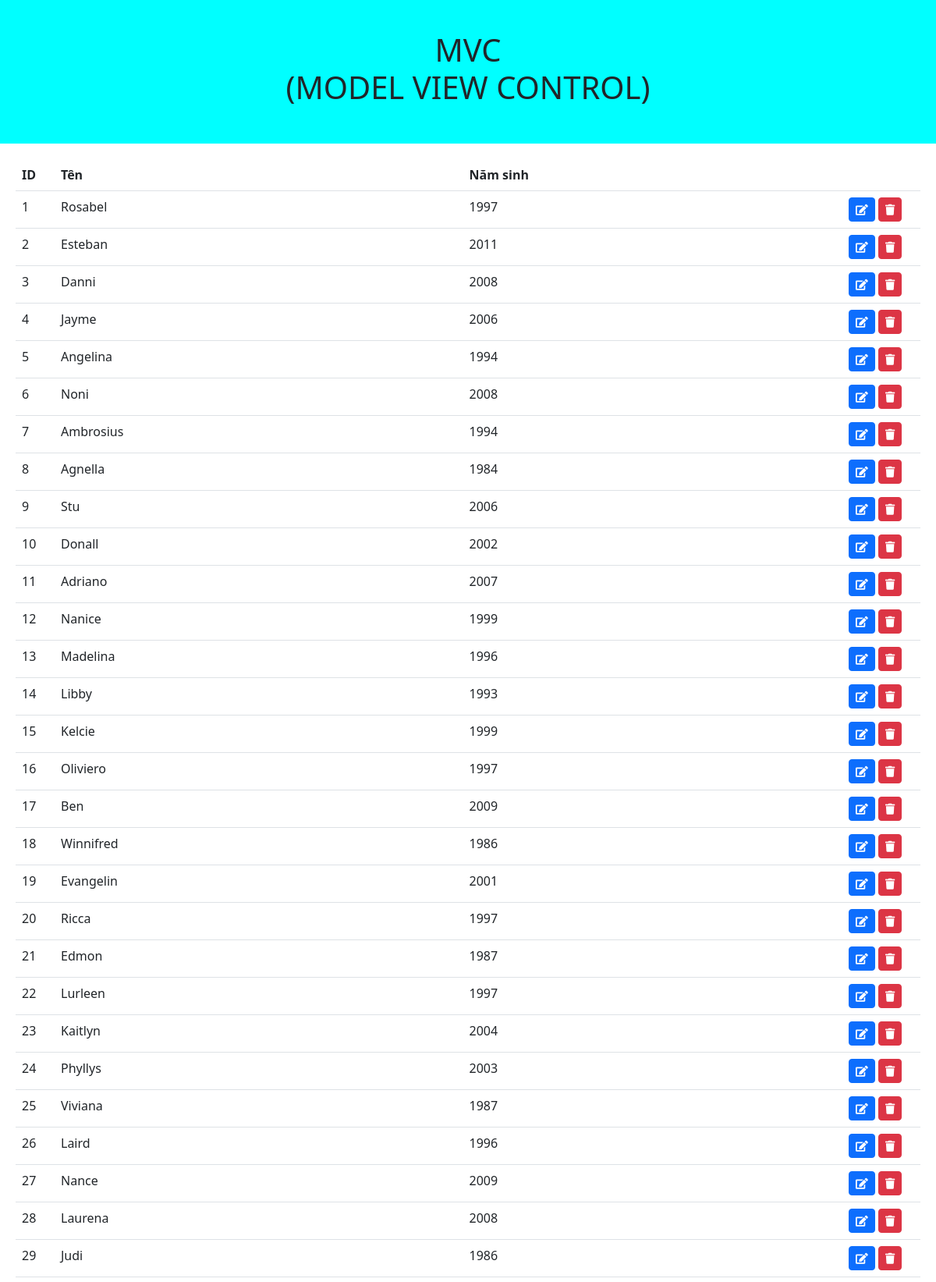
The page / (upper part) on the database its author committed.
### tables this page shows
CREATE TABLE `Student` (
  `id` int(11) NOT NULL,
  `name` varchar(255) NOT NULL,
  `YoB` int(11) NOT NULL
);

### app/core/Controller.php (called while the page is built, shortened)
<?php
class Controller{
    public function model($model){
        return new $model;
    }
    public function view($view, $data=[]){
        require_once "./app/views/".$view.".php";
    }
}

### app/controllers/Home.php (called while the page is built, shortened)
<?php
class Home extends Controller
{
    function SayHi()
    {
        $teo = $this->model("StudentModel");
        $this->view(
            "app",
            [
                "page" => "news",
                "St" => $teo->Student()
            ]
        );
    }
}

### app/core/App.php (called while the page is built, shortened)
<?php
class App{
    protected $action="SayHi";
    function __construct(){
        $arr = $this->UrlProcess();
        $this->controller = new $this->controller;
        $this->params = $arr?array_values($arr):[];
        call_user_func_array([$this->controller, $this->action], $this->params );
    }
}

### index.php (called while the page is built, shortened)
<?php
$myApp = new App();

### app/core/DB.php (called while the page is built, shortened)
<?php
class DB{
    protected $servername = "localhost";
    protected $username = "root";
    protected $password = "";
    function __construct(){
        $this->con = mysqli_connect($this->servername, $this->username, $this->password);
    }
}

### app/models/StudentModel.php (called while the page is built)
<?php
class StudentModel extends DB{
    public function Student(){
        $qr = "SELECT * FROM Student";
        return mysqli_query($this->con, $qr);
    }
}

### app/views/pages/news.php (the view)
<table class="table">
    <thead>
        <tr>
            <th style="width: 50px">ID</th>
            <th>Tên</th>
            <th>Năm sinh</th>
            <th style="width: 100px">&nbsp;</th>
        </tr>
    </thead>
    <tbody>
            <?php
            while ($row = mysqli_fetch_array($data["St"])) {
                echo "<tr>". "<td>" . $row["id"] ."</td>";
                echo  "<td>" . $row["name"] ."</td>";
                echo  "<td>" . $row["YoB"] ."</td>";
                echo '<td> <a class="btn btn-primary btn-sm" href="/#">
                        <i class="fas fa-edit"></i>
                    </a>
                    <a href="#" class="btn btn-danger btn-sm"">
                        <i class="fas fa-trash"></i>
                    </a>
                </td>';
                echo "</tr>";
            }
            ?>
    </tbody>
</table>

### app/views/head.php (shortened to what this page needs)
<!DOCTYPE html>
<html lang="en">
<head>
    <link href="https://cdn.jsdelivr.net/npm/bootstrap@5.3.0/dist/css/bootstrap.min.css" rel="stylesheet">
    <link rel="stylesheet" href="https://cdnjs.cloudflare.com/ajax/libs/font-awesome/5.15.4/css/all.min.css" />
</head>

### app/views/app.php (shortened to what this page needs)
<?php require_once "./app/views/head.php";?>
</head>
<body>
    <div id="header">
    <?php require_once "./app/views/baner.php"; ?>
    </div>
    <div id="content">
        <?php
        require_once "./app/views/pages/".$data["page"].".php";
        ?>
    </div>
</body>
</html>

### app/views/baner.php
<div>
    <h1 class="text-center">MVC <br/>(MODEL VIEW CONTROL)</h1>
</div>

### app/views/head.php (style rules this page uses)
div { padding:20px }
#header,#footer { background-color: aqua; }

### rows shown on the page
student: id "1", name "Rosabel", YoB "1997"
student: id "2", name "Esteban", YoB "2011"
student: id "3", name "Danni", YoB "2008"
student: id "4", name "Jayme", YoB "2006"
student: id "5", name "Angelina", YoB "1994"
student: id "6", name "Noni", YoB "2008"
student: id "7", name "Ambrosius", YoB "1994"
student: id "8", name "Agnella", YoB "1984"
student: id "9", name "Stu", YoB "2006"
student: id "10", name "Donall", YoB "2002"
student: id "11", name "Adriano", YoB "2007"
student: id "12", name "Nanice", YoB "1999"
student: id "13", name "Madelina", YoB "1996"
student: id "14", name "Libby", YoB "1993"
student: id "15", name "Kelcie", YoB "1999"
student: id "16", name "Oliviero", YoB "1997"
student: id "17", name "Ben", YoB "2009"
student: id "18", name "Winnifred", YoB "1986"
student: id "19", name "Evangelin", YoB "2001"
student: id "20", name "Ricca", YoB "1997"
student: id "21", name "Edmon", YoB "1987"
student: id "22", name "Lurleen", YoB "1997"
student: id "23", name "Kaitlyn", YoB "2004"
student: id "24", name "Phyllys", YoB "2003"
student: id "25", name "Viviana", YoB "1987"
student: id "26", name "Laird", YoB "1996"
student: id "27", name "Nance", YoB "2009"
student: id "28", name "Laurena", YoB "2008"
student: id "29", name "Judi", YoB "1986"
